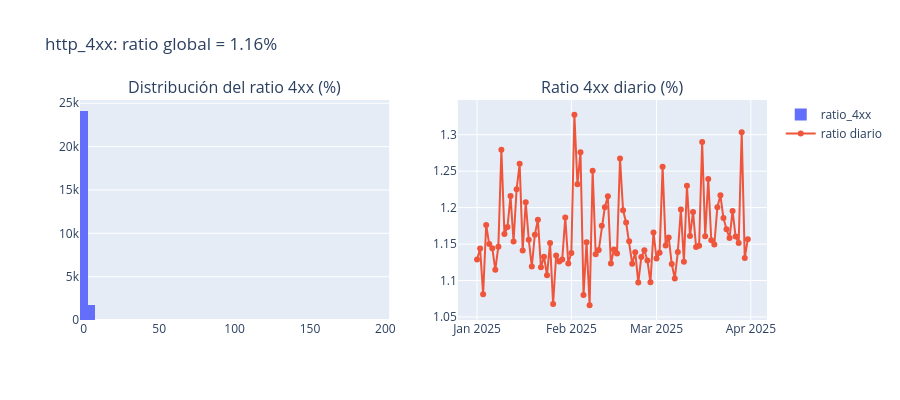

The notebook cell this image was saved under:
### Markdown cell above
## 4. Ratio http_4xx / actividad

Debe estar en torno al 1%. Se muestra la distribución y la evolución temporal.

### Code cell
df["ratio_4xx"] = df["http_4xx"] / df["actividad"] * 100

fig = make_subplots(rows=1, cols=2, subplot_titles=["Distribución del ratio 4xx (%)", "Ratio 4xx diario (%)"])

fig.add_trace(go.Histogram(x=df["ratio_4xx"], nbinsx=50, name="ratio_4xx"), row=1, col=1)

daily_ratio = df.groupby("date").apply(lambda g: g["http_4xx"].sum() / g["actividad"].sum() * 100).reset_index()
daily_ratio.columns = ["date", "ratio_4xx"]
fig.add_trace(go.Scatter(x=daily_ratio["date"], y=daily_ratio["ratio_4xx"],
                         mode="lines+markers", name="ratio diario"), row=1, col=2)

fig.update_layout(height=400, title_text=f"http_4xx: ratio global = {df['http_4xx'].sum()/df['actividad'].sum()*100:.2f}%")
fig.show()

### Figure 1 — Plotly figure (JSON) as saved in the notebook; plotly's stock layout.template omitted (floating-point values rounded to 4 significant figures; data arrays with more than 128 entries replaced by an {"elided": "..."} marker saying what was removed)
{"data": [{"name": "ratio_4xx", "nbinsx": 50, "type": "histogram", "x": {"elided": "25920 float values"}, "xaxis": "x", "yaxis": "y"}, {"mode": "lines+markers", "name": "ratio diario", "type": "scatter", "x": ["2025-01-01", "2025-01-02", "2025-01-03", "2025-01-04", "2025-01-05", "2025-01-06", "2025-01-07", "2025-01-08", "2025-01-09", "2025-01-10", "2025-01-11", "2025-01-12", "2025-01-13", "2025-01-14", "2025-01-15", "2025-01-16", "2025-01-17", "2025-01-18", "2025-01-19", "2025-01-20", "2025-01-21", "2025-01-22", "2025-01-23", "2025-01-24", "2025-01-25", "2025-01-26", "2025-01-27", "2025-01-28", "2025-01-29", "2025-01-30", "2025-01-31", "2025-02-01", "2025-02-02", "2025-02-03", "2025-02-04", "2025-02-05", "2025-02-06", "2025-02-07", "2025-02-08", "2025-02-09", "2025-02-10", "2025-02-11", "2025-02-12", "2025-02-13", "2025-02-14", "2025-02-15", "2025-02-16", "2025-02-17", "2025-02-18", "2025-02-19", "2025-02-20", "2025-02-21", "2025-02-22", "2025-02-23", "2025-02-24", "2025-02-25", "2025-02-26", "2025-02-27", "2025-02-28", "2025-03-01", "2025-03-02", "2025-03-03", "2025-03-04", "2025-03-05", "2025-03-06", "2025-03-07", "2025-03-08", "2025-03-09", "2025-03-10", "2025-03-11", "2025-03-12", "2025-03-13", "2025-03-14", "2025-03-15", "2025-03-16", "2025-03-17", "2025-03-18", "2025-03-19", "2025-03-20", "2025-03-21", "2025-03-22", "2025-03-23", "2025-03-24", "2025-03-25", "2025-03-26", "2025-03-27", "2025-03-28", "2025-03-29", "2025-03-30", "2025-03-31"], "xaxis": "x2", "y": [1.129, 1.144, 1.081, 1.176, 1.15, 1.144, 1.115, 1.146, 1.279, 1.164, 1.173, 1.216, 1.153, 1.225, 1.26, 1.141, 1.207, 1.156, 1.119, 1.163, 1.183, 1.118, 1.133, 1.107, 1.152, 1.068, 1.134, 1.126, 1.129, 1.186, 1.123, 1.138, 1.327, 1.232, 1.276, 1.08, 1.152, 1.066, 1.251, 1.136, 1.142, 1.175, 1.2, 1.216, 1.123, 1.143, 1.137, 1.267, 1.196, 1.18, 1.154, 1.123, 1.139, 1.097, 1.132, 1.141, 1.128, 1.098, 1.166, 1.13, 1.138, 1.256, 1.148, 1.159, 1.123, 1.103, 1.139, 1.197, 1.126, 1.23, 1.161, 1.194, 1.146, 1.148, 1.29, 1.161, 1.239, 1.155, 1.149, 1.201, 1.217, 1.186, 1.17, 1.158, 1.195, 1.16, 1.152, 1.303, 1.131, 1.157], "yaxis": "y2"}], "layout": {"annotations": [{"font": {"size": 16}, "showarrow": false, "text": "Distribución del ratio 4xx (%)", "x": 0.225, "xanchor": "center", "xref": "paper", "y": 1, "yanchor": "bottom", "yref": "paper"}, {"font": {"size": 16}, "showarrow": false, "text": "Ratio 4xx diario (%)", "x": 0.775, "xanchor": "center", "xref": "paper", "y": 1, "yanchor": "bottom", "yref": "paper"}], "height": 400, "title": {"text": "http_4xx: ratio global = 1.16%"}, "xaxis": {"anchor": "y", "domain": [0, 0.45]}, "xaxis2": {"anchor": "y2", "domain": [0.55, 1]}, "yaxis": {"anchor": "x", "domain": [0, 1]}, "yaxis2": {"anchor": "x2", "domain": [0, 1]}}}
